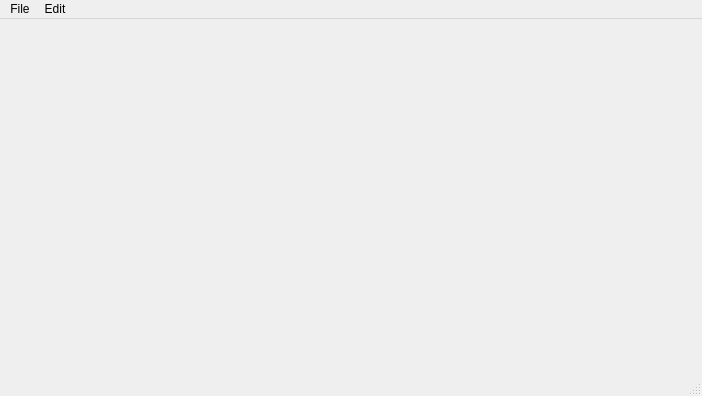
<?xml version="1.0" encoding="UTF-8"?>
<ui version="4.0">
 <class>MainWindow</class>
 <widget class="QMainWindow" name="MainWindow">
  <property name="geometry">
   <rect>
    <x>0</x>
    <y>0</y>
    <width>702</width>
    <height>396</height>
   </rect>
  </property>
  <property name="windowTitle">
   <string>MainWindow</string>
  </property>
  <widget class="QWidget" name="centralWidget">
   <widget class="QWidget" name="horizontalLayoutWidget">
    <property name="geometry">
     <rect>
      <x>0</x>
      <y>0</y>
      <width>701</width>
      <height>351</height>
     </rect>
    </property>
    <layout class="QHBoxLayout" name="horizontalLayout_2">
     <item>
      <widget class="QLabel" name="label">
       <property name="text">
        <string/>
       </property>
      </widget>
     </item>
     <item>
      <widget class="QLabel" name="label_2">
       <property name="text">
        <string/>
       </property>
      </widget>
     </item>
    </layout>
   </widget>
   <zorder>label_2</zorder>
   <zorder>horizontalLayoutWidget</zorder>
  </widget>
  <widget class="QMenuBar" name="menuBar">
   <property name="geometry">
    <rect>
     <x>0</x>
     <y>0</y>
     <width>702</width>
     <height>22</height>
    </rect>
   </property>
   <widget class="QMenu" name="menuRGBtoGrayScale">
    <property name="title">
     <string>File</string>
    </property>
    <addaction name="actionOpen"/>
    <addaction name="actionSave"/>
   </widget>
   <widget class="QMenu" name="menuEdit">
    <property name="title">
     <string>Edit</string>
    </property>
    <addaction name="actionRGBtoGrayScale"/>
   </widget>
   <addaction name="menuRGBtoGrayScale"/>
   <addaction name="menuEdit"/>
  </widget>
  <widget class="QStatusBar" name="statusBar"/>
  <action name="actionOpen">
   <property name="text">
    <string>Open</string>
   </property>
  </action>
  <action name="actionRGBtoGrayScale">
   <property name="text">
    <string>RGBtoGrayScale</string>
   </property>
  </action>
  <action name="actionSave">
   <property name="text">
    <string>Save</string>
   </property>
  </action>
 </widget>
 <layoutdefault spacing="6" margin="11"/>
 <resources/>
 <connections/>
</ui>
